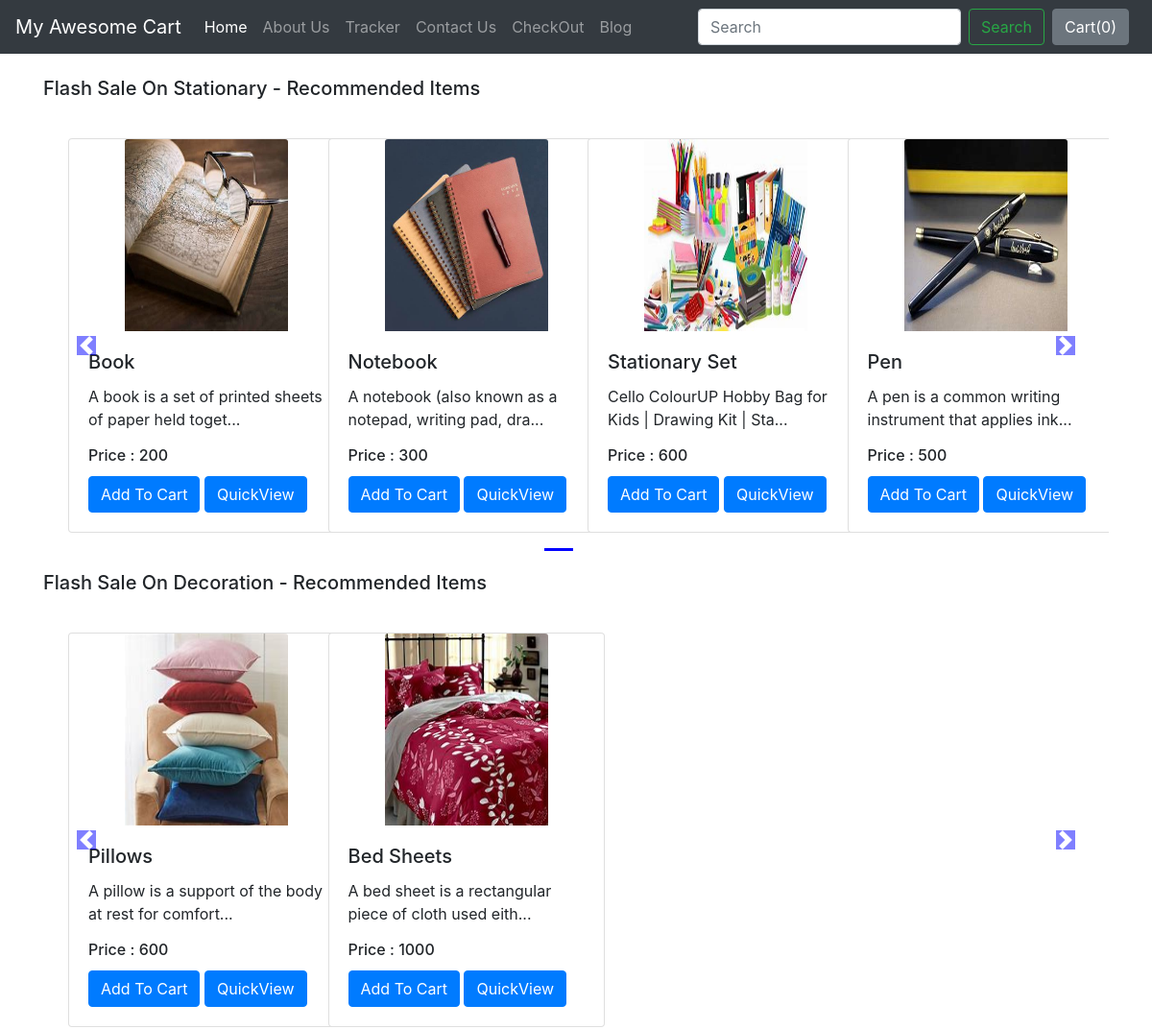
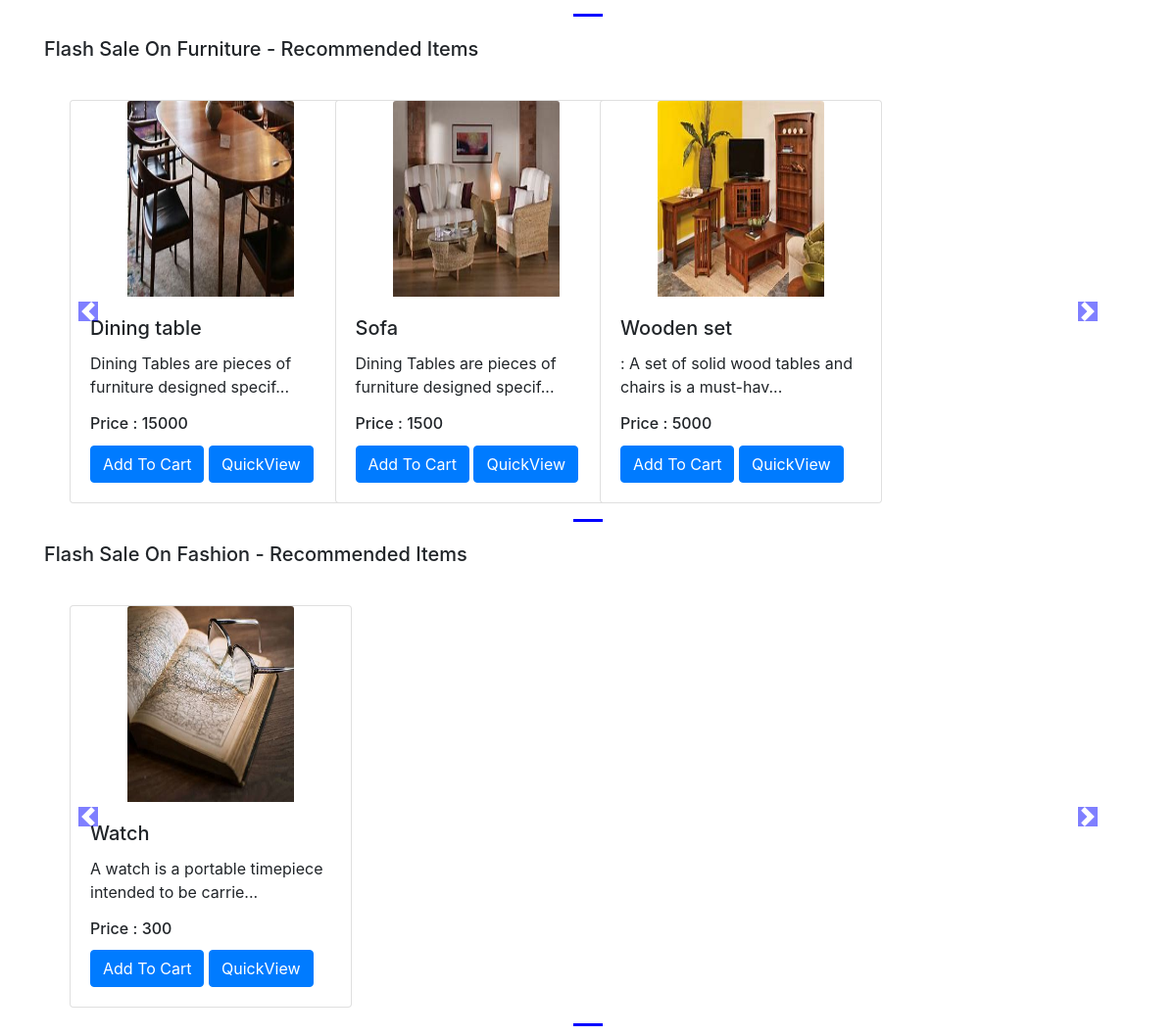
Screenshot of /ecom/ with the database file from the repository (2 pictures, top to bottom).
### ecom/models.py (models this page shows, shortened)
class Product(models.Model):
    product_id=models.AutoField
    product_name=models.CharField(max_length=50)
    category= models.CharField(max_length=50, default="")
    sub_category= models.CharField(max_length=50, default="")
    price_product=models.IntegerField(default=0)
    desc=models.CharField(max_length=3000)
    pub_date=models.DateField()
    image= models.ImageField(upload_to="ecom/images",default="")

### ecom/views.py (the view)
# urls.py: path('', views.index, name='bloghome'),
def index(request):
    allProds = []
    catprods = Product.objects.values('category', 'id')
    cats = {item['category'] for item in catprods}
    for cat in cats:
        prod = Product.objects.filter(category=cat)
        n = len(prod)
        nSlides = n // 4 + ceil((n / 4) - (n // 4))
        allProds.append([prod, range(1, nSlides), nSlides])
    params = {'allProds':allProds}
    return render(request, 'ecom/index.html', params)

### ecom/templates/ecom/index.html (shortened to what this page needs)
{% extends 'ecom/basic.html' %}
{% block body %}
{% load static %}
<div class="container">
    {% for product, range, nSlides in allProds %}
    <h5 class="my-4">Flash Sale On {{product.0.category}} - Recommended Items</h5>
    <div class="row">
        <div id="demo{{forloop.counter}}" class="col carousel slide my-3" data-ride="carousel">
            <ul class="carousel-indicators">
                <li data-target="#demo{{forloop.counter}}" data-slide-to="0" class="active"></li>
                {% for i in range %}
                <li data-target="#demo{{forloop.parentloop.counter}}" data-slide-to="{{i}}"></li>
                {% endfor %}
            </ul>
            <div class="container carousel-inner no-padding">
                <div class="carousel-item active">
                    {% for i in product %}
                    <div class="col-xs-3 col-sm-3 col-md-3">
                        <div class="card align-items-center" style="width: 18rem;">
                            <img src='/media/{{i.image}}' class="card-img-top" alt="...">
                            <div class="card-body">
                                <h5 class="card-title" id="namepr{{i.id}}">{{i.product_name}}</h5>
                                <p class="card-text">{{i.desc|slice:"0:53"}}...</p>
                                 <h6 class="card-title" >Price : <span id="pricepr{{i.id}}">{{i.price_product}}</span></h6>
                                <span id="divpr{{i.id}}" class="divpr">
                                    <button id="pr{{i.id}}" class="btn btn-primary cart">Add To Cart</button>
                                </span>
                                <a href="/ecom/products/{{i.id}}"><button id="qv{{i.id}}" class="btn btn-primary cart">QuickView</button></a>
                            </div>
                        </div>
                    </div>
                    {% if forloop.counter|divisibleby:4 and forloop.counter > 0 and not forloop.last %}
                </div>
                <div class="carousel-item">
                    {% endif %}
                    {% endfor %}
                </div>
            </div>
        </div>
        <a class="carousel-control-prev" href="#demo{{forloop.counter}}" data-slide="prev">
            <span class="carousel-control-prev-icon"></span>
        </a>
        <a class="carousel-control-next" href="#demo{{forloop.counter}}" data-slide="next">
            <span class="carousel-control-next-icon"></span>
        </a>
    </div>
    {% endfor %}
</div>
{% endblock %}

### ecom/templates/ecom/basic.html (shortened to what this page needs)
<!doctype html>
<html lang="en">
{% load static %}
  <head>
    <link rel="stylesheet" href="https://stackpath.bootstrapcdn.com/bootstrap/4.2.1/css/bootstrap.min.css">
  </head>
  <body>
    <nav class="navbar navbar-expand-lg navbar-dark bg-dark">
  <a class="navbar-brand" href="/ecom">My Awesome Cart</a>
  <div class="collapse navbar-collapse" id="navbarSupportedContent">
    <ul class="navbar-nav mr-auto">
      <li class="nav-item active">
        <a class="nav-link" href="/ecom">Home <span class="sr-only">(current)</span></a>
      </li>
      <li class="nav-item">
        <a class="nav-link" href="/ecom/about">About Us</a>
      </li>
      <li class="nav-item">
        <a class="nav-link" href="/ecom/tracker">Tracker</a>
      </li>
      <li class="nav-item">
        <a class="nav-link" href="/ecom/contact">Contact Us</a>
      </li>
      <li class="nav-item">
        <a class="nav-link" href="/ecom/checkout">CheckOut</a>
      </li>
      <li class="nav-item">
        <a class="nav-link" href="/blog">Blog</a>
      </li>
    </ul>
    <form class="form-inline my-2 my-lg-0">
      <input class="form-control mr-sm-2" type="search" placeholder="Search" aria-label="Search">
      <button class="btn btn-outline-success my-2 my-sm-0" type="submit">Search</button>
        <button type="button" class="btn btn-secondary mx-2" id = "popcart" data-container="body" data-toggle="popover" data-html = "true" data-placement="bottom" data-content="Vivamus
sagittis lacus vel augue laoreet rutrum faucibus.">
    Cart(<span id="cart">0</span>)
</button>
    </form>
  </div>
</nav>
  {% block body %} {% endblock %}
  </body>
</html>

### rows the page displays
Product: category "Stationary", image (picture), product_name "Book", desc "A book is a set of printed sheets of paper held toget", price_product "200"
Product: image (picture), product_name "Notebook", desc "A notebook (also known as a notepad, writing pad, dra", price_product "300"
Product: image (picture), product_name "Stationary Set", desc "Cello ColourUP Hobby Bag for Kids | Drawing Kit | Sta", price_product "600"
Product: image (picture), product_name "Pen", desc "A pen is a common writing instrument that applies ink", price_product "500"
Product: category "Decoration", image (picture), product_name "Pillows", desc "A pillow is a support of the body at rest for comfort", price_product "600"
Product: image (picture), product_name "Bed Sheets", desc "A bed sheet is a rectangular piece of cloth used eith", price_product "1000"
Product: category "Furniture", image (picture), product_name "Dining table", desc "Dining Tables are pieces of furniture designed specif", price_product "15000"
Product: image (picture), product_name "Sofa", desc "Dining Tables are pieces of furniture designed specif", price_product "1500"
Product: image (picture), product_name "Wooden set", desc ": A set of solid wood tables and chairs is a must-hav", price_product "5000"
Product: category "Fashion", image (picture), product_name "Watch", desc "A watch is a portable timepiece intended to be carrie", price_product "300"
